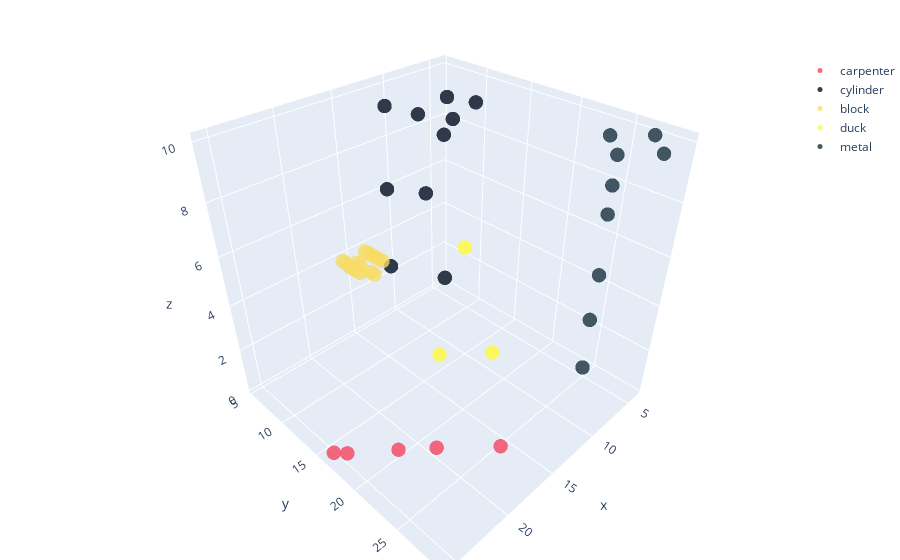

Here is the notebook cell this chart was saved with:
### Code cell
fig = go.Figure(data=data, layout=layout)
plotly.offline.plot(fig, filename="plot_3d.html")
fig.show()

### Figure 1 — Plotly figure (JSON) as saved in the notebook; plotly's stock layout.template omitted (floating-point values rounded to 4 significant figures)
{"data": [{"marker": {"color": "rgb(244,69,96)", "opacity": 0.8, "size": 5}, "mode": "markers", "name": "carpenter", "type": "scatter3d", "x": [25.47, 24.74, 21.96, 19.92, 16.42], "y": [16.46, 17.17, 20.02, 22.16, 25.7], "z": [0.2709, 0.2146, 0.321, 0.3846, 0.3539]}, {"marker": {"color": "rgb(1,12,30)", "opacity": 0.8, "size": 5}, "mode": "markers", "name": "cylinder", "type": "scatter3d", "x": [5.258, 10.6, 9.373, 8.153, 4.45, 11.6, 10.65, 11.65, 9.528, 9.398], "y": [7.237, 5.504, 8.252, 11.09, 9.936, 6.515, 10.55, 6.637, 11.55, 11.53], "z": [9.162, 9.275, 9.133, 9.134, 9.156, 2.844, 6.593, 6.332, 8.798, 2.802]}, {"marker": {"color": "rgb(247,220,102)", "opacity": 0.8, "size": 5}, "mode": "markers", "name": "block", "type": "scatter3d", "x": [18.58, 20.6, 20.51, 18.49, 18.58, 18.56, 18.56, 18.55, 19.41, 19.39, 19.32, 19.29, 20.63, 20.6, 20.55, 20.55], "y": [12.74, 12.8, 14.74, 14.72, 13.15, 13.55, 13.96, 14.34, 12.78, 13.18, 14.34, 14.73, 13.2, 13.59, 13.95, 14.37], "z": [6.161, 6.236, 6.153, 6.157, 6.177, 6.168, 6.179, 6.173, 5.904, 5.882, 5.842, 5.812, 6.234, 6.178, 6.149, 6.17]}, {"marker": {"color": "rgb(255,251,56)", "opacity": 0.8, "size": 5}, "mode": "markers", "name": "duck", "type": "scatter3d", "x": [13.09, 15.31, 13.31], "y": [17.84, 17.38, 21.43], "z": [6.146, 1.983, 2.56]}, {"marker": {"color": "rgb(25,48,61)", "opacity": 0.8, "size": 5}, "mode": "markers", "name": "metal", "type": "scatter3d", "x": [8.386, 8.309, 6.188, 3.947, 6.193, 8.383, 8.301, 8.489, 8.51], "y": [27.03, 27.0, 24.85, 27.06, 29.21, 27.03, 27.07, 27.0, 27.04], "z": [9.01, 9.954, 9.978, 9.952, 9.969, 8.047, 5.834, 4.061, 1.953]}], "layout": {"legend": {"x": 0.9, "y": 0.9}, "margin": {"b": 0, "l": 0, "r": 0, "t": 0}, "scene": {"aspectmode": "cube"}}}
